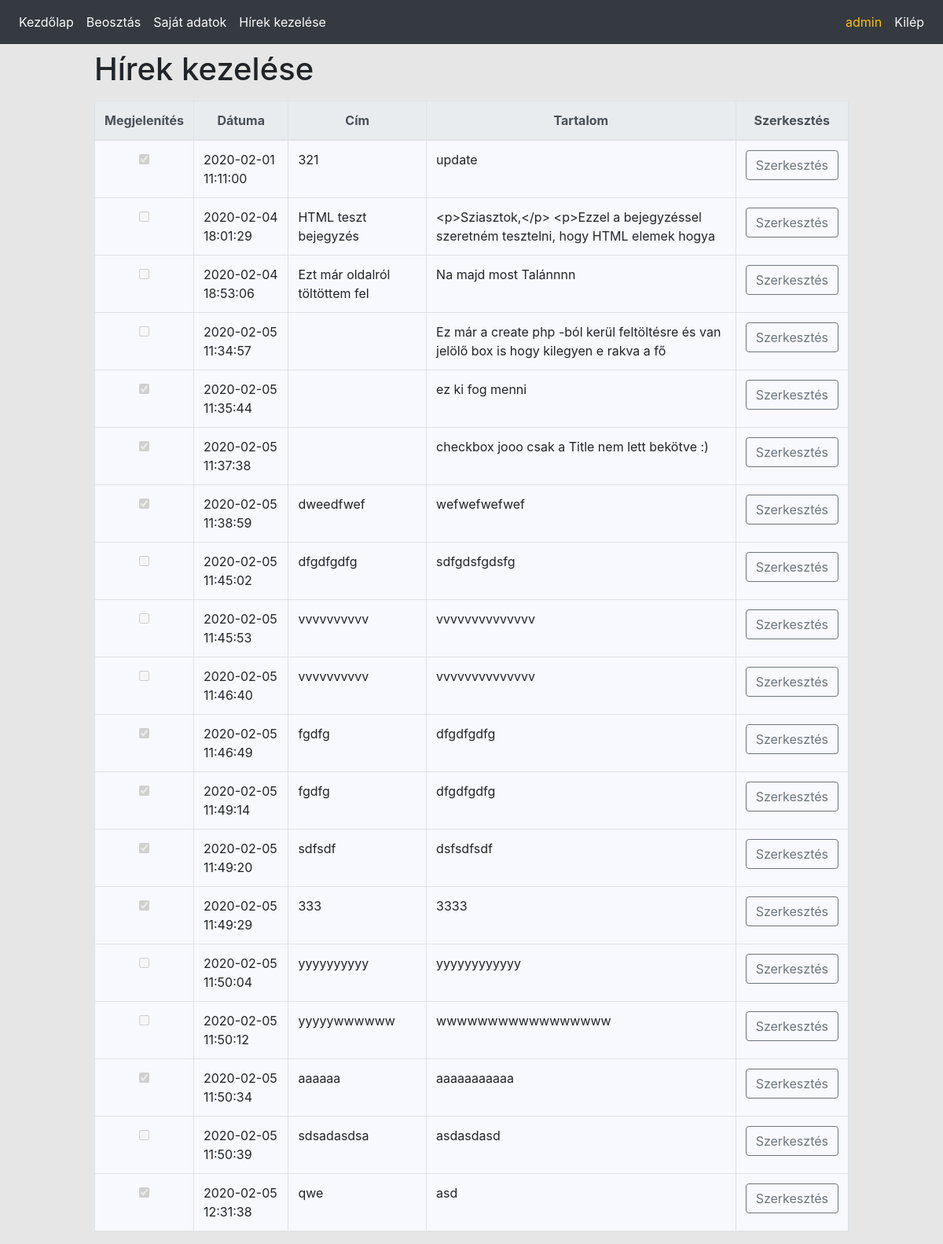
/news_controller.php (signed in), run on an earlier commit of the app's database.
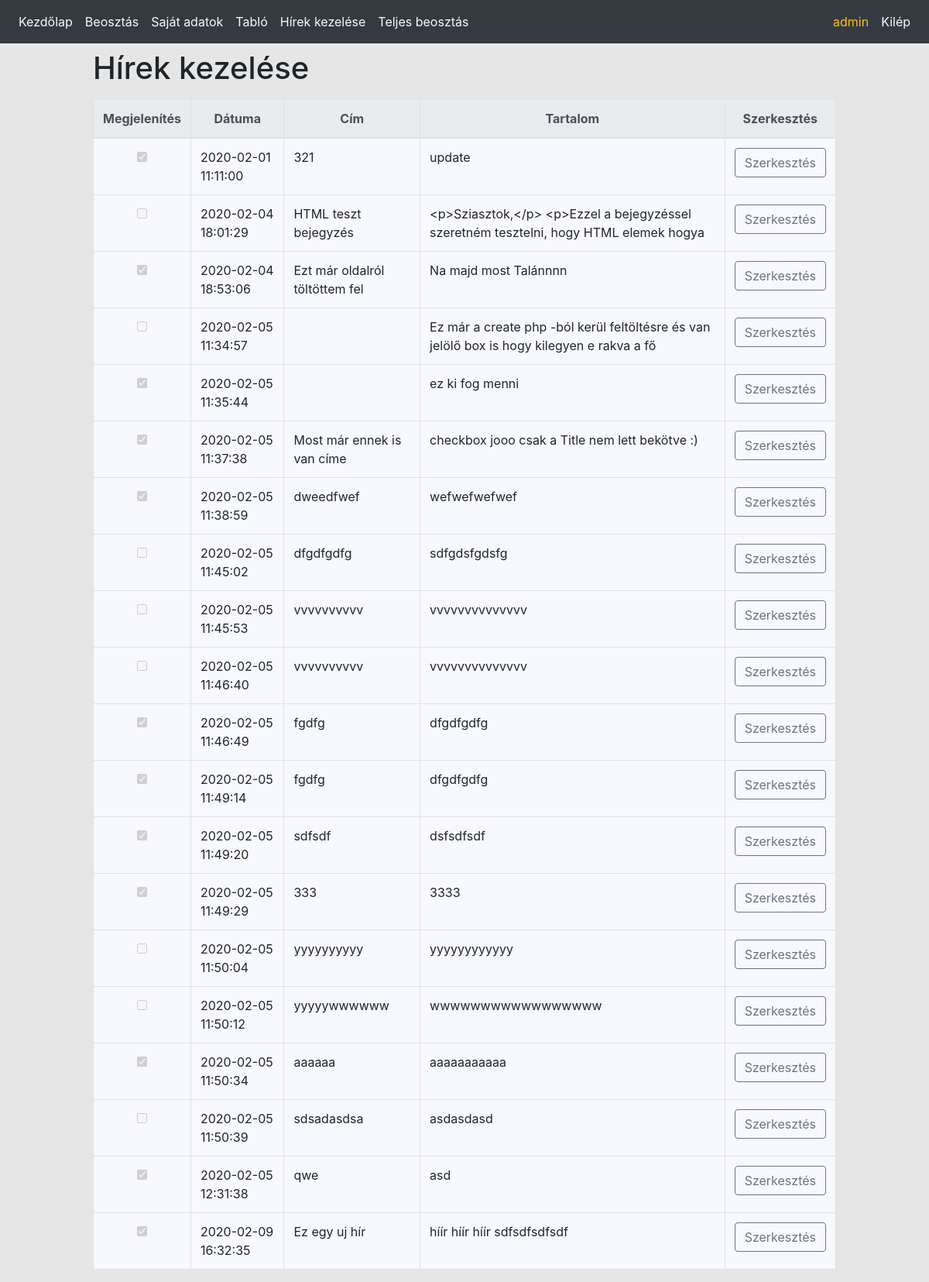
And on a later commit of the database.
### tables this page shows
CREATE TABLE IF NOT EXISTS `news` (
  `id` int(11) NOT NULL AUTO_INCREMENT,
  `author` int(11) NOT NULL,
  `title` varchar(100) NOT NULL,
  `content` mediumtext NOT NULL,
  `public` tinyint(1) NOT NULL DEFAULT '1',
  `creation_date` datetime NOT NULL DEFAULT CURRENT_TIMESTAMP,
  PRIMARY KEY (`id`),
  KEY `author` (`author`)
);

### news_controller.php (the view, shortened to what this page needs)
<?php
require_once('config/init.php');
$userid = $_SESSION['userid'];
$sql = 'SELECT * FROM news WHERE author = ' . $userid . ' ORDER BY creation_date ASC';
$res = $con->query($sql);
$content = '<table class="table table-bordered table-hover">'
        . '<thead class="thead-light">'
        . '<tr class="text-center">'
        . '<th>Megjelenítés</th>'
        . '<th>Dátuma</th>'
        . '<th>Cím</th>'
        . '<th>Tartalom</th>'
        . '<th>Szerkesztés</th>'
        . '</tr>'
        . '</thead>';
while ($row = $res->fetch_assoc()) {
    $comment = substr($row['content'], 0, 100);
    $comment = str_replace('<', '&lt;', $comment);
    $comment = str_replace('>', '&gt;', $comment);
    $public = $row['public']?'checked':'';
    $content .= '<tr>'
            . '<td class="text-center"><input type="checkbox" name="" value="" '.$public.' disabled></td>'
            . '<td>' . $row['creation_date'] . '</td>'
            . '<td>' . $row['title'] . '</td>'
            . '<td>' . $comment . '</td>'
            . '<td class="text-center">'
                . '<form action="news_update.php" method="post">'
                . '<input type="hidden" name="news_id" value="'.$row['id'].'">'
                . '<input class="btn btn-outline-secondary" type="submit" value="Szerkesztés">'
                . '</form>'
            . '</td>'
            . '</tr>';
}
$content .= '</table>';
printMenu();
echo '<div class="mycontainer">';
echo '<h1 class="mt-2 mb-3">Hírek kezelése</h1>';
echo $content;
echo '</div>';

### Config/functions.php (shortened to what this page needs)
<?php
function printHTML($html) {
    echo file_get_contents($html);
}
function isLogged() {
    if (!empty($_SESSION['userid'])) {
        return true;
    } else {
        return false;
    }
}
function isHaveRequiredPermission($requiredPermission) {
    $permission_ids = $_SESSION['permissionids'];
    $permissions = explode(',', $permission_ids);
    if (in_array($requiredPermission, $permissions)) {
        return true;
    }
    return false;
}
function printMenu() {
    $menu = file_get_contents('Html/menu.html');
    if (isLogged()) {
        $menuitems = '';
        if (isHaveRequiredPermission(2)) {
            $menuitems .= '<li class="nav-item"> <a class="nav-link text-light" href="own_time_table.php">Beosztás</a></li>';
        }
        if (isHaveRequiredPermission(1)) {
            $menuitems .= '<li class="nav-item"> <a class="nav-link text-light" href="userinfo.php">Saját adatok</a></li>';
        }
        if (isHaveRequiredPermission(5)) {
            $menuitems .= '<li class="nav-item"> <a class="nav-link text-light" href="tablo.php">Tabló</a></li>';
        }
        if (isHaveRequiredPermission(3)) {
            $menuitems .= '<li class="nav-item"> <a class="nav-link text-light" href="news_controller.php">Hírek kezelése</a></li>';
        }
        if (isHaveRequiredPermission(4)) {
            $menuitems .= '<li class="nav-item"> <a class="nav-link text-light" href="time_table.php">Teljes beosztás</a></li>';
        }
        $menuitems .= '</ul></div>'
                . '<div class="navbar-collapse">'
                . '<ul class="navbar-nav ml-auto">'
                . '<span class="nav-link text-warning">' . $_SESSION['username'] . '</span>'
                . '<li class="nav-item"> <a class="nav-link text-light" href="logout.php"> Kilép</a> </li>'
                . '</ul>'
                . '</div>';
        $menu = str_replace('::ki_belepes', $menuitems, $menu);
    } else {
        $menu = str_replace('::ki_belepes', '<li class="nav-item">  <a class="nav-link text-light" href="login.php">Belép</a> </li>', $menu);
    }
    echo $menu;
}

What changed in the data, as far as the page shows it:
changed news "Ezt már oldalról töltöttem fel": value "☐" → "☑"
changed news "checkbox jooo csak a Title nem lett bekötve :)": title (not shown) → "Most már ennek is van címe"
added news: creation_date "2020-02-09 16:32:35", title "Ez egy uj hír", content "híír híír híír sdfsdfsdfsdf"
Also different on the page:
text now shown: "Tabló Teljes beosztás"
